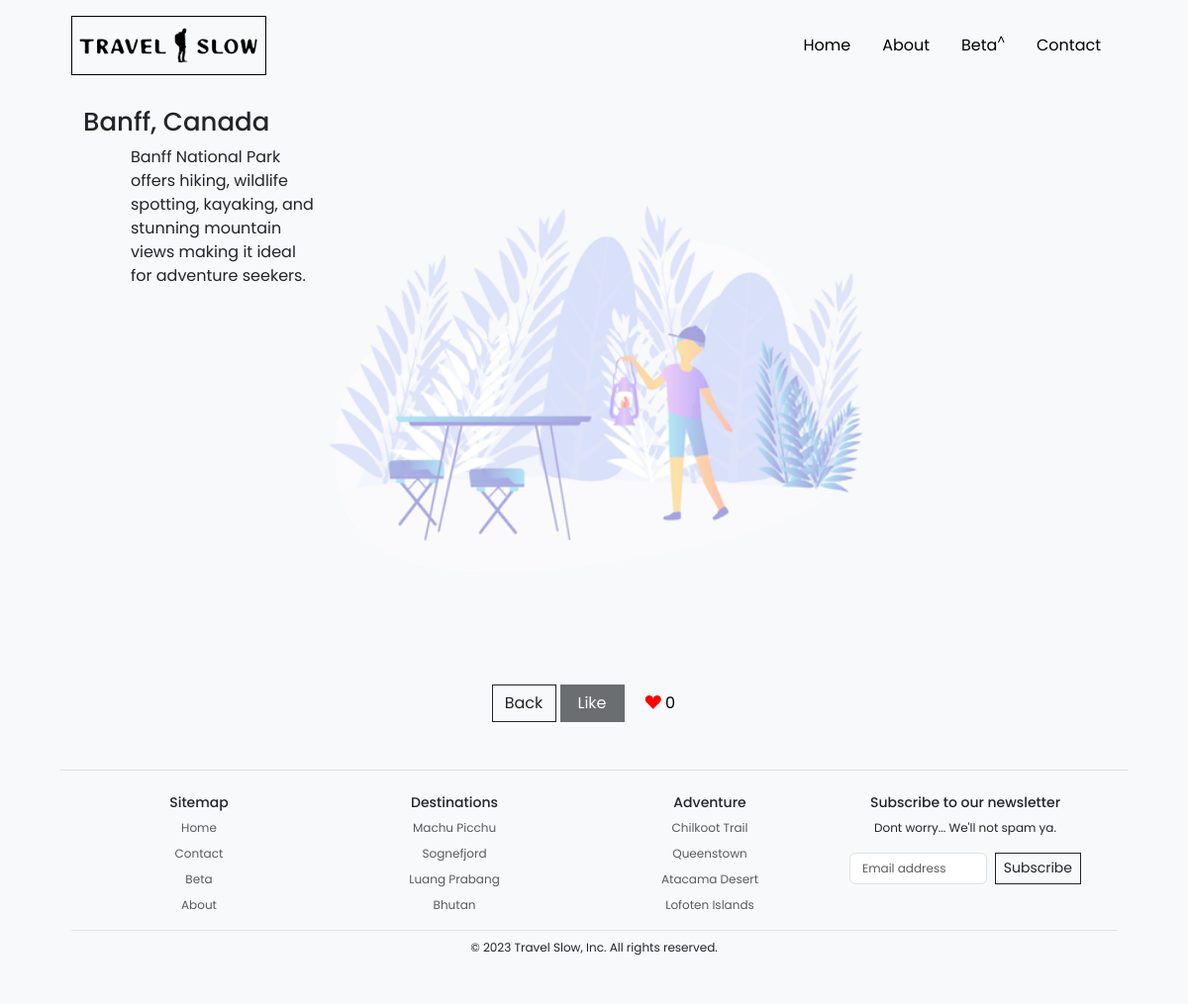
Page /destView/Banff on the committed database.
### destinations/models.py (models this page shows, shortened)
class Destination(BaseModel):
    destination_name = models.CharField(max_length=255)
    destination_country = models.CharField(max_length=100)
    destination_info = models.TextField()
    destination_imageURL = models.TextField(null=True)
    destination_imageURL_2 = models.TextField(null=True)
    destination_imageURL_3 = models.TextField(null=True)
    destination_imageURL_4 = models.TextField(null=True)
    destination_imageURL_5 = models.TextField(null=True)
    destination_imageURL_6 = models.TextField(null=True)
    destination_searchID = models.PositiveIntegerField(default=1)
    destination_likes = models.PositiveIntegerField(default=0, null=True)

### destinations/views.py (the view)
# urls.py: path("destView/<str:destination_name>", views.destView, name="destView"),
def destView(request, destination_name):
    dest = Destination.objects.filter(destination_name=destination_name)
    destForPage = dest.latest('destination_searchID')
    likes = Like.objects.filter(likeDestination=destForPage).count()
    if isinstance(request.user, AnonymousUser):
        liked = False
    else:
        liked = Like.objects.filter(likeDestination=destForPage, likeUser=request.user).exists()
    return render(request, "destinations/destination.html", {
        "destDetails": destForPage,
        "likes": likes,
        "liked": liked
    })

### destinations/templates/destinations/destination.html (shortened to what this page needs)
{% extends "destinations/layout.html" %}
{% load static %}
{% block body %}
<div class="container destination-container row row-cols-sm-1 row-cols-md-4 pt-3 m-0 d-flex" style="background-image: url('/static/destinations/bg2.png');">
    <div class="dest-col col">
        <h2 class="text-start" style="font-size: 26px">{{ destDetails.destination_name }}, {{ destDetails.destination_country }}</h2>
        <p class="text-start ps-5">{{ destDetails.destination_info }}</p>
    </div>
    <div class="dest-col col">
        <div class="dest-col-img" style="background-image: url('{{ destDetails.destination_imageURL }}');"></div>
        <div class="dest-col-img" style="background-image: url('{{ destDetails.destination_imageURL_2 }}');"></div>
    </div>
    <div class="dest-col col">
        <div class="dest-col-img" style="background-image: url('{{ destDetails.destination_imageURL_3 }}');"></div>
        <div class="dest-col-img" style="background-image: url('{{ destDetails.destination_imageURL_4 }}');"></div>
    </div>
    <div class="dest-col col">
        <div class="dest-col-img" style="background-image: url('{{ destDetails.destination_imageURL_5 }}');"></div>
        <div class="dest-col-img" style="background-image: url('{{ destDetails.destination_imageURL_6 }}');"></div>
    </div>
</div>
<div class="mx-auto gap-1 row mb-5">
    <button style="width: 65px;" type="button" onclick="history.back()" id="back" class="btn btn-outline-dark">Back</button>
    {% if user.is_authenticated %}
    <button style="width: 65px;" type="button" data-dest-id="{{ destDetails.pk }}" id="toggleLike" class="btn btn-dark">{% if liked %}Liked{% else %}Like{% endif %}</button>
    <button style="width: 65px;" type="button" data-dest-id="{{ destDetails.pk }}" id="toggleLikeMobile" class="btn btn-dark">{% if liked %}<i class="bi bi-hand-thumbs-down-fill"></i>{% else %}<i class="bi bi-hand-thumbs-up-fill"></i>{% endif %}</button>
    {% else %}
    <button style="width: 65px;" type="button" data-dest-id="{{ destDetails.pk }}" id="toggleLike" class="btn btn-dark" disabled>Like</button>
    {% endif %}
    <button style="width: 65px;" type="button" id="destLikesCount" class="btn btn-light"><i style="color: red;" class="bi bi-suit-heart-fill"></i> {{ likes }}</button>
</div>
{% endblock %}

### static/destinations/cover.css (style rules this page uses)
body { font-family: 'Poppins', sans-serif; }
.btn { border-radius: 0; text-shadow: none; }
#back { display: block; }
#toggleLike { display: block; }
.dest-col-img { background-size: cover; overflow: hidden; height: 170px; width:170px; margin:10px 10px 80px 80px; }
.destination-container { min-height: 75vh; background-size: 600px; background-position: top center; background-repeat: no-repeat; }
.row:after { content: ""; display: table; clear: both; }

### rows in the picture
Destination: destination_name "Banff", destination_country "Canada", destination_info "Banff National Park offers hiking, wildlife spotting, kayaking, and stunning mountain views making it ideal for adventure seekers."

### other values in the picture
{{ likes }} "0"
